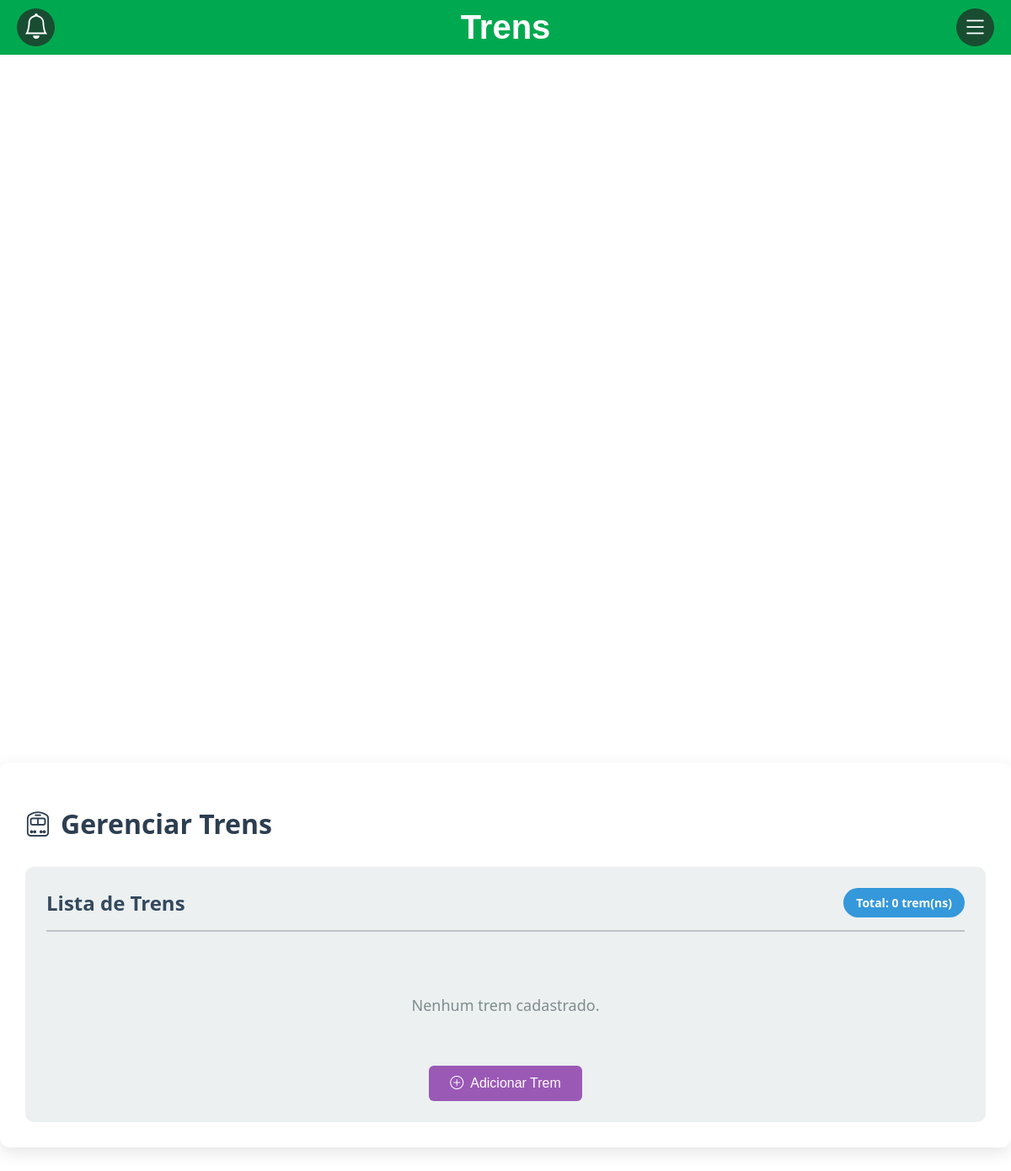
The app's page /sistema/public/trens.php (signed in), older data.
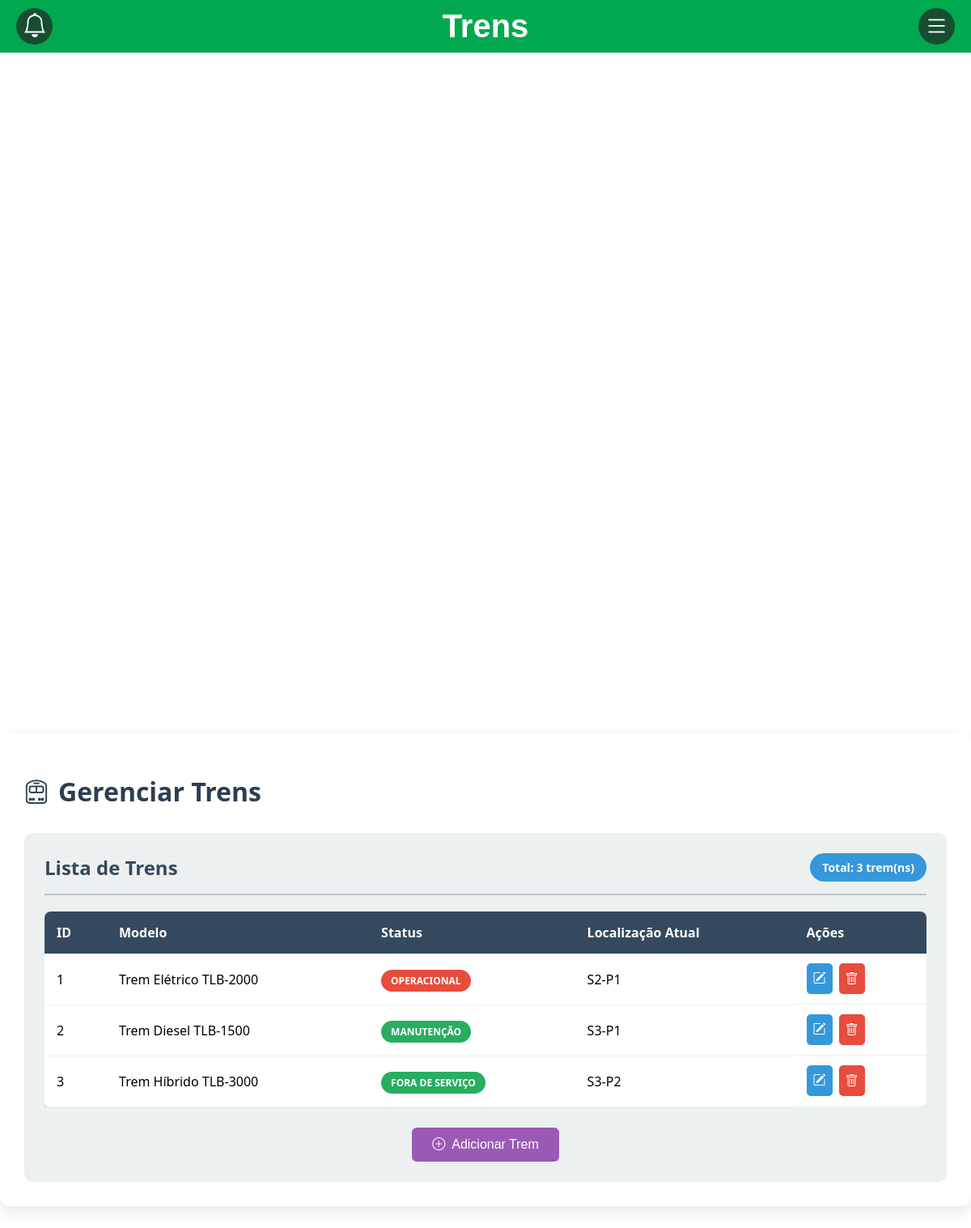
The same page, newer data.
### tables this page shows
CREATE TABLE trem (
    id_trem INT NOT NULL AUTO_INCREMENT PRIMARY KEY,
    modelo_trem VARCHAR(100) NOT NULL,
    status_operacional_trem VARCHAR(50) NOT NULL,
    localizacao_atual_trem VARCHAR(100) NOT NULL
);

### sistema/public/trens.php (the view, shortened to what this page needs)
<?php
include "../db.php";
$sql = "SELECT id_trem, modelo_trem, status_operacional_trem, localizacao_atual_trem FROM trem ORDER BY id_trem";
$result = $conn->query($sql);
?>
<?php include "header.php"; ?>
<main>
    <div id="trem3D"></div>
    <div class="paginaFuncionarios" style="margin-top: 40px;">
        <h1>
            <i class="bi bi-train-front"></i> Gerenciar Trens
        </h1>
        <div class="blocoFuncionarios">
            <div class="cabecalhoFuncionarios">
                <h2>Lista de Trens</h2>
                <span class="totalFuncionarios">Total: <?php echo $result->num_rows; ?> trem(ns)</span>
            </div>
            <?php if ($result->num_rows > 0): ?>
                <div class="tabelaFuncionarios">
                    <table>
                        <thead>
                            <tr>
                                <th>ID</th>
                                <th>Modelo</th>
                                <th>Status</th>
                                <th>Localização Atual</th>
                                <th>Ações</th>
                            </tr>
                        </thead>
                        <tbody>
                            <?php while($row = $result->fetch_assoc()): ?>
                            <tr>
                                <td><?php echo htmlspecialchars($row['id_trem']); ?></td>
                                <td><?php echo htmlspecialchars($row['modelo_trem']); ?></td>
                                <td>
                                    <span class="funcao-badge <?php echo $row['status_operacional_trem'] === 'Operacional' ? 'admin' : 'normal'; ?>">
                                        <?php echo htmlspecialchars($row['status_operacional_trem']); ?>
                                    </span>
                                </td>
                                <td><?php echo htmlspecialchars($row['localizacao_atual_trem']); ?></td>
                                <td class="acoes">
                                    <button class="btn-editar" title="Editar" onclick="abrirModalEditar(<?php echo $row['id_trem']; ?>, '<?php echo htmlspecialchars($row['modelo_trem']); ?>', '<?php echo htmlspecialchars($row['status_operacional_trem']); ?>', '<?php echo htmlspecialchars($row['localizacao_atual_trem']); ?>')">
                                        <i class="bi bi-pencil-square"></i>
                                    </button>
                                    <a href="trens.php?excluir=<?php echo $row['id_trem']; ?>" class="btn-excluir" title="Excluir" onclick="return confirm('Tem certeza que deseja excluir o trem <?php echo htmlspecialchars($row['modelo_trem']); ?>?')">
                                        <i class="bi bi-trash"></i>
                                    </a>
                                </td>
                            </tr>
                            <?php endwhile; ?>
                        </tbody>
                    </table>
                </div>
            <?php else: ?>
                <div class="sem-funcionarios">
                    <p>Nenhum trem cadastrado.</p>
                </div>
            <?php endif; ?>
            <div class="botoes-acao">
                <button class="btn-adicionar" onclick="abrirModalAdicionar()">
                    <i class="bi bi-plus-circle"></i> Adicionar Trem
                </button>
            </div>
        </div>
    </div>
</main>
</body>
</html>

Row changes from the older to the newer data that the page shows:
added trem: id_trem "1", modelo_trem "Trem Elétrico TLB-2000", status_operacional_trem "OPERACIONAL", localizacao_atual_trem "S2-P1"
added trem: id_trem "2", modelo_trem "Trem Diesel TLB-1500", status_operacional_trem "MANUTENÇÃO", localizacao_atual_trem "S3-P1"
added trem: id_trem "3", modelo_trem "Trem Híbrido TLB-3000", status_operacional_trem "FORA DE SERVIÇO", localizacao_atual_trem "S3-P2"
Text that changed along with them:
$result->num_rows: "0" → "3"
text no longer shown: "Nenhum trem cadastrado."
text now shown: "ID Modelo Status Localização Atual Ações"
